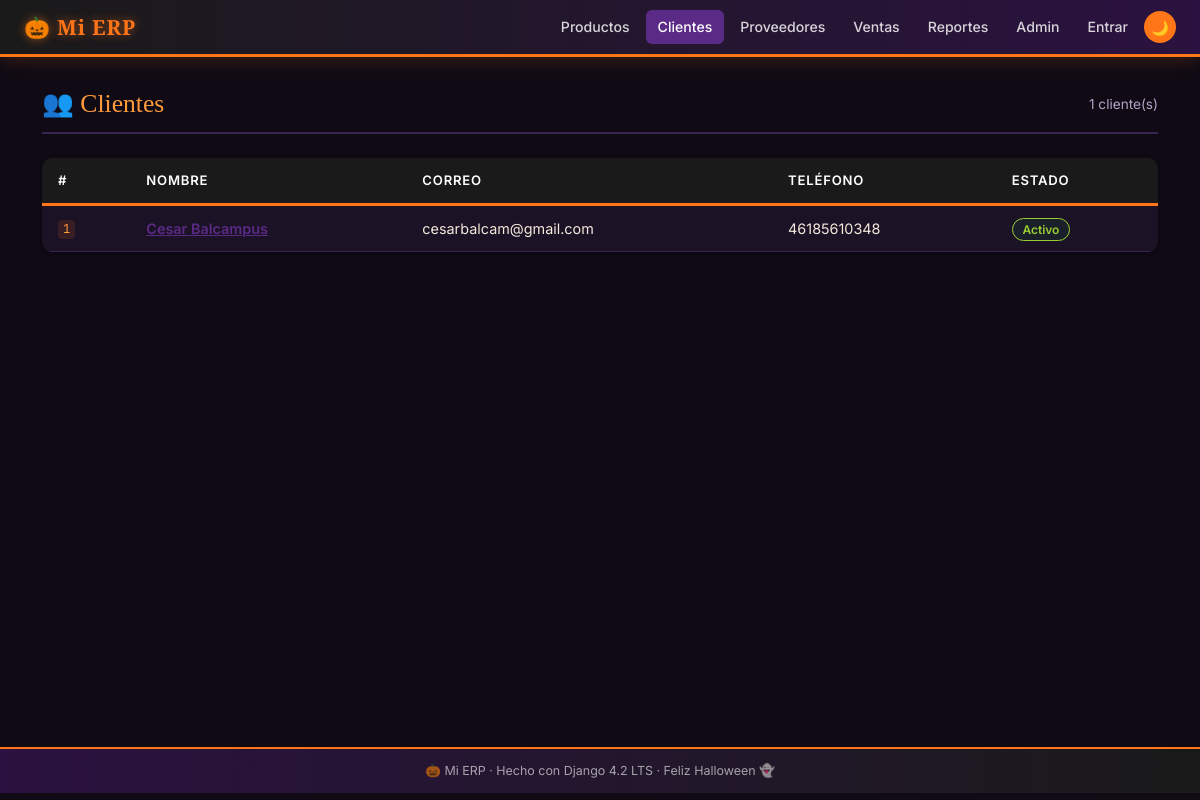
The page /clientes/ on the database as committed earlier.
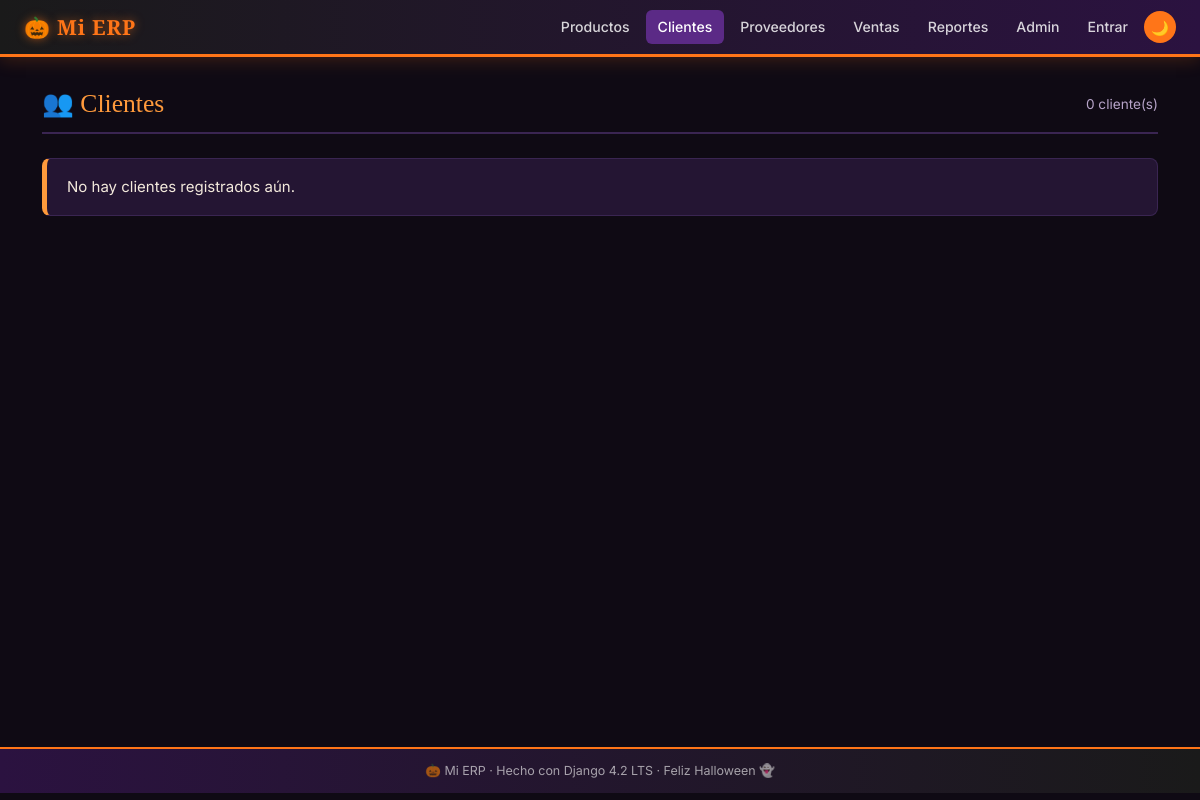
The same page on the database as committed later.
### clientes/models.py (models this page shows, shortened)
class Cliente(models.Model):
    nombre   = models.CharField(
        max_length=150, verbose_name='Nombre'
    )
    correo   = models.EmailField(
        unique=True, verbose_name='Correo electrónico'
    )
    telefono = models.CharField(
        max_length=20, blank=True, verbose_name='Teléfono'
    )
    activo   = models.BooleanField(
        default=True, verbose_name='Activo'
    )
    creado   = models.DateTimeField(
        auto_now_add=True, verbose_name='Fecha de registro'
    )
    class Meta:
        verbose_name        = 'Cliente'
        verbose_name_plural = 'Clientes'
        ordering            = ['nombre']

### clientes/views.py (the view)
# urls.py: path('',                          views.ClienteListView.as_view(),   name='lista'),
class ClienteListView(ListView):
    model               = Cliente
    template_name       = 'clientes/lista.html'
    context_object_name = 'clientes'
    paginate_by         = 20
    def get_queryset(self):
        return Cliente.objects.filter(activo=True).order_by('nombre')

### clientes/templates/clientes/lista.html (shortened to what this page needs)
{% extends "base.html" %}
{% block nav_clientes %}active{% endblock %}
{% block content %}
<div class="erp-page-title">
    <h2>👥 Clientes</h2>
    <span style="margin-left:auto;color:var(--clr-muted);font-size:.85rem;">
        {{ page_obj.paginator.count }} cliente(s)
    </span>
</div>
{% if clientes %}
<table class="erp-table">
    <thead>
        <tr>
            <th>#</th><th>Nombre</th><th>Correo</th>
            <th>Teléfono</th><th>Estado</th>
        </tr>
    </thead>
    <tbody>
        {% for c in clientes %}
        <tr>
            <td><code>{{ c.pk }}</code></td>
            <td>
                <a href="{% url 'clientes:detalle' c.pk %}"
                   style="color:var(--clr-royal);font-weight:600;">
                    {{ c.nombre }}
                </a>
            </td>
            <td>{{ c.correo }}</td>
            <td>{{ c.telefono|default:"—" }}</td>
            <td>
                {% if c.activo %}
                    <span class="badge-erp-active">Activo</span>
                {% else %}
                    <span class="badge-erp-inactive">Inactivo</span>
                {% endif %}
            </td>
        </tr>
        {% endfor %}
    </tbody>
</table>
{% else %}
<div class="erp-alert-info">No hay clientes registrados aún.</div>
{% endif %}
{% endblock %}

Rows that differ between the two databases and show on the page:
removed Cliente: pk "1", nombre "Cesar Balcampus", correo "cesarbalcam@gmail.com", telefono "46185610348", activo "Activo"
Other text that changed with them:
{{ page_obj.paginator.count }}: "1" → "0"
text no longer shown: "# NOMBRE CORREO TELÉFONO ESTADO"
text now shown: "No hay clientes registrados aún."
